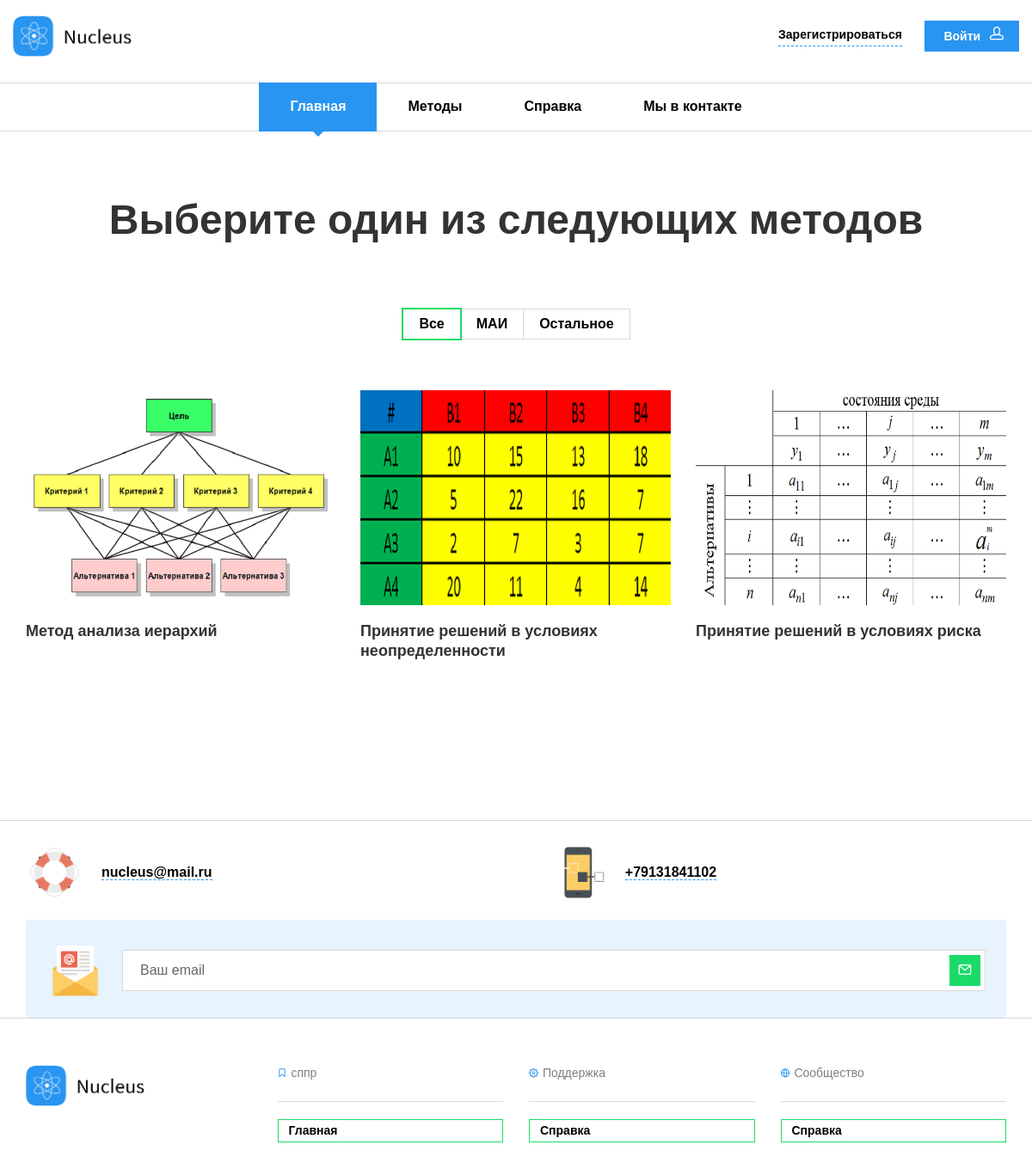
The page / on the database its author committed.
### tables this page shows
CREATE TABLE IF NOT EXISTS `methods` (
  `id` int(4) NOT NULL,
  `methodName` varchar(150) NOT NULL,
  `abbreviation` varchar(150) NOT NULL,
  `filter_ref` varchar(100) NOT NULL,
  `image` varchar(255) DEFAULT NULL
);

### includes/config.php (called while the page is built, shortened)
<?php
$config = array(
	'preloader' => 'is-preloader preloading',
	'preloader_spinner' => 'spinner2',
	'email' => 'nucleus@mail.ru',
	'telephone' => '+79131841102',
	'vk' => 'https://vk.com/feed',
	'db' => array(
			'server' => 'localhost',
			'username' => 'root',
			'password' => '',
			'name' => 'sppr'
		)
	);
?>

### index.php (the view, shortened to what this page needs)
<?php
require "includes/config.php";
?>
<!DOCTYPE html>
<html>
<head>
  <link href="design/masterslider/style/masterslider.css" rel="stylesheet" media="screen">
  <link href="design/css/styles.css" rel="stylesheet" media="screen">
</head>
<body class="<?php echo $config['preloader'];?>">
  <div class="page-wrapper">
<?php include "includes/header.php" ?>
    <section class="container padding-top-3x padding-bottom-3x" id="demos">
      <h2 class="block-title text-center">
        Выберите один из следующих методов
      </h2>
	  <?php
			$methods = mysqli_query($connection, "SELECT * FROM `methods` ORDER BY `id`");
			$flag = true;
	  ?>
      <div class="text-center padding-top">
        <ul class="nav-filters space-bottom-2x text-center">
          <li class="active"><a href="#" data-filter="*">Все</a></li>
		  <?php
			while(($method = mysqli_fetch_assoc($methods)) && $flag){
			if($method['abbreviation'] == 'Остальное'){
				$flag = false;
			}
		  ?>
          <li><a href="#" data-filter=".<?php echo $method['abbreviation'];?>"><?php echo $method['abbreviation'];?></a></li>
		  <?php } ?>
        </ul>
      </div>
      <div class="grid isotope-grid col-3 filter-grid">
		<?php
			$methods = mysqli_query($connection, 'SELECT * FROM `methods` ORDER BY `id`');
		?>
		<?php
			while($method = mysqli_fetch_assoc($methods)){
		?>
			<div class="grid-item <?php echo $method['abbreviation'];?>">
			  <a href="experiment.php?id=<?php echo $method['id'];?>" class="portfolio-item">
				<div class="thumbnail waves-effect waves-light">
				  <img src="<?php echo $method['image'];?>" alt="<?php echo $method['methodName']; ?>">
				</div>
				<h3 class="portfolio-title"><?php echo $method['methodName']; ?></h3>
			  </a>
			</div>
		<?php } ?>
      </div>
    </section>
	<?php include "includes/footer.php" ?>
  </div>
</body>
</html>

### rows shown on the page
methods: abbreviation "МАИ", image (picture), methodName "Метод анализа иерархий"
methods: abbreviation "Остальное", image (picture), methodName "Принятие решений в условиях неопределенности"
methods: image (picture), methodName "Принятие решений в условиях риска"

### other values the page prints
$config['email'] "nucleus@mail.ru"
$config['telephone'] "+79131841102"
